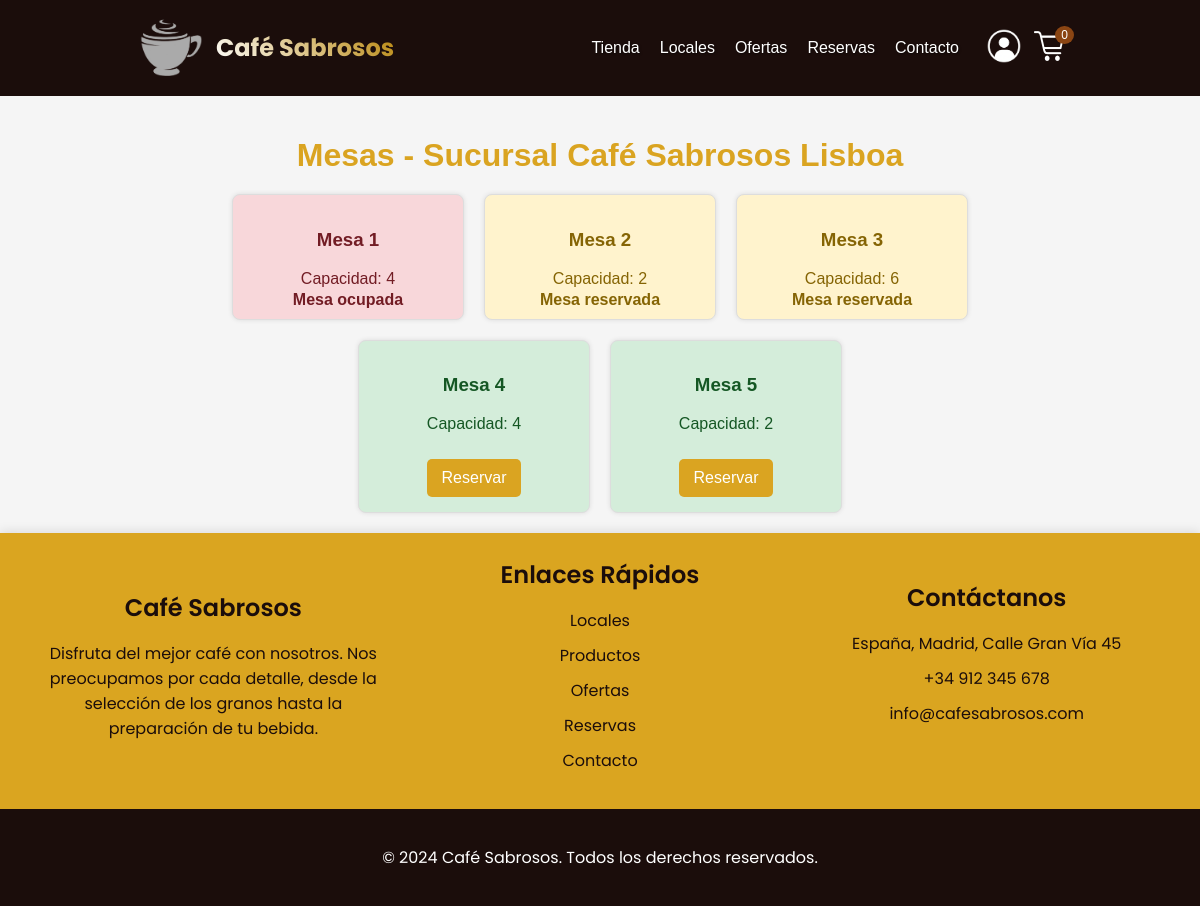
Page /public/mesas.php?sucursal=1 on the committed database.
### tables this page shows
CREATE TABLE `sucursal` (
  `idSucursal` int NOT NULL AUTO_INCREMENT,
  `nombre` varchar(50) NOT NULL,
  `direccion` varchar(50) NOT NULL,
  `pais` varchar(50) NOT NULL,
  `ciudad` varchar(50) NOT NULL,
  `tel` varchar(20) NOT NULL,
  PRIMARY KEY (`idSucursal`)
);

CREATE TABLE `mesa` (
  `idMesa` int NOT NULL AUTO_INCREMENT,
  `numero` int NOT NULL,
  `capacidad` int NOT NULL,
  `idSucursal` int NOT NULL,
  PRIMARY KEY (`idMesa`),
  KEY `mesa_fk_sucursal` (`idSucursal`),
  CONSTRAINT `mesa_fk_sucursal` FOREIGN KEY (`idSucursal`) REFERENCES `sucursal` (`idSucursal`)
);

### public/mesas.php (the view, shortened to what this page needs)
<?php
try {
    $sucursalId = isset($_GET['sucursal']) ? intval($_GET['sucursal']) : 0;
    $conn = getDbConnection();
    $sqlMesas = "SELECT mesa.*, COALESCE(reserva.estado, 'disponible') AS estadoReserva
                 FROM mesa
                 LEFT JOIN reserva ON mesa.idMesa = reserva.idMesa
                 AND reserva.fechaReserva = (SELECT MAX(fechaReserva)
                                              FROM reserva
                                              WHERE reserva.idMesa = mesa.idMesa
                                              AND reserva.estado IN ('reservado', 'ocupado'))
                 WHERE mesa.idSucursal = ?";
    $stmtMesas = $conn->prepare($sqlMesas);
    $stmtMesas->bind_param("i", $sucursalId);
    $stmtMesas->execute();
    $mesas = $stmtMesas->get_result();
    $sqlSucursal = "SELECT * FROM sucursal WHERE idSucursal = ?";
    $stmtSucursal = $conn->prepare($sqlSucursal);
    $stmtSucursal->bind_param("i", $sucursalId);
    $stmtSucursal->execute();
    $sucursal = $stmtSucursal->get_result()->fetch_assoc();
} catch (Exception $e) {
    echo 'Error: ' . $e->getMessage();
    exit();
}
?>
<!DOCTYPE html>
<html lang="es">
<head>
    <link rel="stylesheet" href="assets/css/nav.css">
    <link rel="stylesheet" href="assets/css/footer.css">
    <link rel="stylesheet" href="assets/css/mesas.css">
</head>
<?php include 'templates/nav.php' ?>
<body>
                <body data-sucursal-id="<?php echo $sucursalId; ?>">
    <div class="container">
        <h1>Mesas - Sucursal <?php echo htmlspecialchars($sucursal['nombre']); ?></h1>
        <div class="mesas">
            <?php while ($row = $mesas->fetch_assoc()): ?>
                <?php
                $class = 'disponible';
                $mensaje = '';
                if ($row['estadoReserva'] == 'ocupado') {
                    $class = 'ocupada';
                    $mensaje = 'Mesa ocupada';
                } elseif ($row['estadoReserva'] == 'reservado') {
                    $class = 'reservado';
                    $mensaje = 'Mesa reservada';
                }
                ?>
                <div class="mesa <?php echo $class; ?>">
                    <h3>Mesa <?php echo htmlspecialchars($row['numero']); ?></h3>
                    <p>Capacidad: <?php echo htmlspecialchars($row['capacidad']); ?></p>
                    <?php if ($class == 'disponible'): ?>
                        <a href="javascript:void(0);" class="btn-reservar"
                            data-mesa-id="<?php echo htmlspecialchars($row['idMesa']); ?>"
                            data-capacidad="<?php echo htmlspecialchars($row['capacidad']); ?>">Reservar</a>
                    <?php else: ?>
                        <div class="mensaje-no-disponible"><?php echo htmlspecialchars($mensaje); ?></div>
                    <?php endif; ?>
                </div>
            <?php endwhile; ?>
        </div>
    </div>
    <?php include 'templates/footer.php' ?>
</body>
</html>

### public/templates/nav.php (shortened to what this page needs)
<?php
$current_page = basename($_SERVER['PHP_SELF']);
$productos_text = ($current_page === 'tienda.php') ? 'Productos' : 'Tienda';
$productos_link = ($current_page === 'tienda.php') ? '/public/tienda.php' : '/public/tienda.php';
?>
<nav>
    <div class="logo">
        <a href="/" class="logo-link">
            <img src="assets/img/logo-removebg-preview.png" alt="Logo" class="logo-image" />
            <h1>Café Sabrosos</h1>
        </a>
    </div>
    <div class="nav-content">
        <ul class="nav-links">
            <li class="desktop-only"><a href="<?php echo $productos_link; ?>"><?php echo $productos_text; ?></a></li>
            <li><a href="/public/local.php">Locales</a></li>
            <li><a href="#">Ofertas</a></li>
            <li><a href="/public/reservas.php">Reservas</a></li>
            <li><a href="/public/contactos.php">Contacto</a></li>
        </ul>
        <div class="nav-icons">
            <a href="/public/cuenta.php"><img src="/public/assets/img/image.png" alt="Usuario" class="user-icon" /></a>
            <div class="cart" id="cart-icon">
                <a href="/public/carrito.php">
                    <img src="/public/assets/img/cart.png" alt="Carrito" />
                    <span id="cart-counter" class="cart-counter">0</span>
                </a>
            </div>
        </div>
    </div>
</nav>

### public/templates/footer.php (shortened to what this page needs)
<footer id="footer">
    <div class="footer-content">
        <div class="footer-section about">
            <h3>Café Sabrosos</h3>
            <p>
                Disfruta del mejor café con nosotros. Nos preocupamos por cada
                detalle, desde la selección de los granos hasta la preparación de tu
                bebida.
            </p>
        </div>
        <div class="footer-section links">
            <h3>Enlaces Rápidos</h3>
            <ul>
                <li><a href="/public/local.php">Locales</a></li>
                <li><a href="/public/tienda.php">Productos</a></li>
                <li><a href="/public/">Ofertas</a></li>
                <li><a href="/public/reservas.php">Reservas</a></li>
                <li><a href="/public/contactos.php">Contacto</a></li>
            </ul>
        </div>
        <div class="footer-section contact">
            <h3>Contáctanos</h3>
            <ul>
                <li><i class="fa-solid fa-location-dot"></i> España, Madrid, Calle Gran Vía 45</li>
                <li><i class="fa fa-phone"></i> +34 912 345 678</li>
                <li><i class="fa fa-envelope"></i> info@cafesabrosos.com</li>
            </ul>
        </div>
    </div>
    <div class="footer-bottom">
        <p>&copy; 2024 Café Sabrosos. Todos los derechos reservados.</p>
    </div>
</footer>

### public/assets/css/nav.css (style rules this page uses)
body { margin: 0; padding: 0; overflow-x: hidden; }
nav { display: flex; justify-content: space-between; align-items: center; background-color: #1b0d0b; padding: 1rem; width: 100%; top: 0; z-index: 1000; box-sizing: border-box; }
.logo { display: flex; align-items: center; margin-left: 15vh; font-family: "Poppins"; font-weight: 700; }
.logo-link { display: flex; align-items: center; text-decoration: none; }
.logo img { width: 70px; margin-right: 10px; }
.logo-link h1 { margin: 0; font-size: 24px; font-weight: bold; color: white; background: linear-gradient(45deg, #fff, #b8860b); -webkit-background-clip: text; -webkit-text-fill-color: transparent; }
.nav-content { display: flex; align-items: center; justify-content: flex-end; flex-grow: 1; margin-right: 15vh; }
.nav-links { display: flex; align-items: center; list-style: none; margin: 0; padding: 0; }
.nav-links li { margin: 0 10px; }
.nav-links a { font-family: "Monterrat", sans-serif; position: relative; color: white; text-decoration: none; font-size: 16px; transition: color 0.3s ease; text-shadow: 1px 1px 2px rgba(0, 0, 0, 0.5); }
.nav-links a::after { content: ""; position: absolute; width: 100%; height: 2px; bottom: -5px; left: 0; background-color: #b8860b; transform: scaleX(0); transition: transform 0.3s ease; }
.user-icon, .cart { transition: transform 0.3s ease-in-out; }
.nav-icons { display: flex; align-items: center; margin-left: 5px; }
.user-icon { width: 40px; height: 40px; margin: 0 10px; }
.cart { position: relative; }
.cart img { width: 30px; height: 30px; }
.cart-counter { position: absolute; top: -5px; right: -10px; background-color: #8b4513; color: white; border-radius: 50%; padding: 2px 6px; font-size: 12px; transition: transform 0.3s ease-in-out; font-family: "Monterrat", sans-serif; }
.desktop-only { display: block; }

### public/assets/css/footer.css (style rules this page uses)
footer { background-color: #DAA520; color: #1B0D0B; text-align: center; width: 100%; box-shadow: 0 -2px 10px rgba(0, 0, 0, 0.1); margin-top: auto; }
footer p { margin-top: 16px; }
.footer-content { display: flex; flex-direction: column; align-items: center; max-width: 1200px; margin: 0 auto; padding: 0 20px; }
.footer-section { margin-bottom: 20px; text-align: center; }
.footer-section h3 { font-family: 'Poppins'; font-size: 24px; font-weight: 600; margin-bottom: 15px; }
.footer-section p, .footer-section ul { font-family: 'Poppins'; font-size: 16px; font-weight: 400; }
.footer-section ul { list-style: none; padding: 0; }
.footer-section ul li { margin-bottom: 10px; }
.footer-section ul li a { color: #1B0D0B; text-decoration: none; transition: color 0.3s ease; }
.footer-bottom { background-color: #1B0D0B; padding: 20px 0; width: 100%; font-family: 'Poppins'; font-size: 16px; font-weight: 400; color: #FFF; }
@media (min-width: 768px) { .footer-content { flex-direction: row; justify-content: space-between; text-align: left; } }
@media (min-width: 768px) { .footer-section { flex: 1; padding: 0 20px; position: relative; } }
@media (min-width: 768px) { .footer-section.about h3 { margin-top: 24px; } }
@media (min-width: 768px) { .footer-section.contact h3 { margin-top: 0; } }

### public/assets/css/mesas.css (style rules this page uses)
html, body { height: 100%; margin: 0; }
body { font-family: Arial, sans-serif; background-color: #f5f5f5; margin: 0; padding: 0; display: flex; flex-direction: column; }
.container { width: 80%; margin: 0 auto; padding: 20px; }
h1 { text-align: center; margin-bottom: 20px; color: #DAA421; }
.mesas { display: flex; flex-wrap: wrap; gap: 20px; justify-content: center; }
.mesa { border: 1px solid #ddd; padding: 15px; border-radius: 8px; width: 200px; text-align: center; box-shadow: 0 0 5px rgba(0, 0, 0, 0.1); position: relative; transition: background-color 0.3s, transform 0.3s; }
.ocupada { background-color: #f8d7da; color: #721c24; }
.reservado { background-color: #fff3cd; color: #856404; }
.disponible { background-color: #d4edda; color: #155724; }
.btn-reservar { display: inline-block; padding: 10px 15px; margin-top: 10px; text-decoration: none; color: #fff; background-color: #DAA421; border-radius: 5px; }
.mensaje-no-disponible { position: absolute; bottom: 10px; width: calc(100% - 20px); left: 10px; text-align: center; font-weight: bold; }

### rows in the picture
sucursal: nombre "Café Sabrosos Lisboa"
mesa: numero "1", capacidad "4", mensaje "Mesa ocupada"
mesa: numero "2", capacidad "2", mensaje "Mesa reservada"
mesa: numero "3", capacidad "6", mensaje "Mesa reservada"
mesa: numero "4", capacidad "4"
mesa: numero "5", capacidad "2"

### other values in the picture
$productos_text "Tienda"
